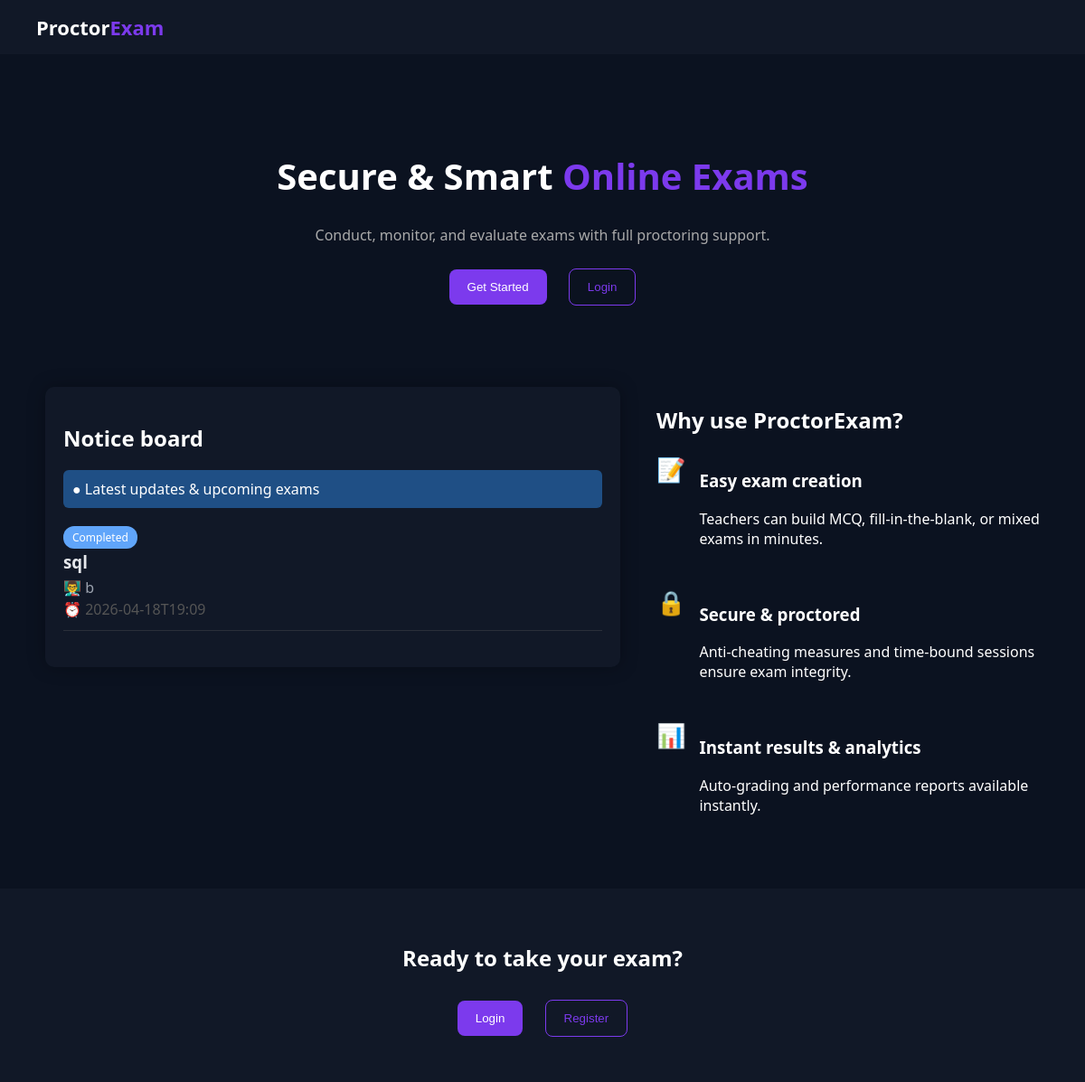
Before: / with the older database file.
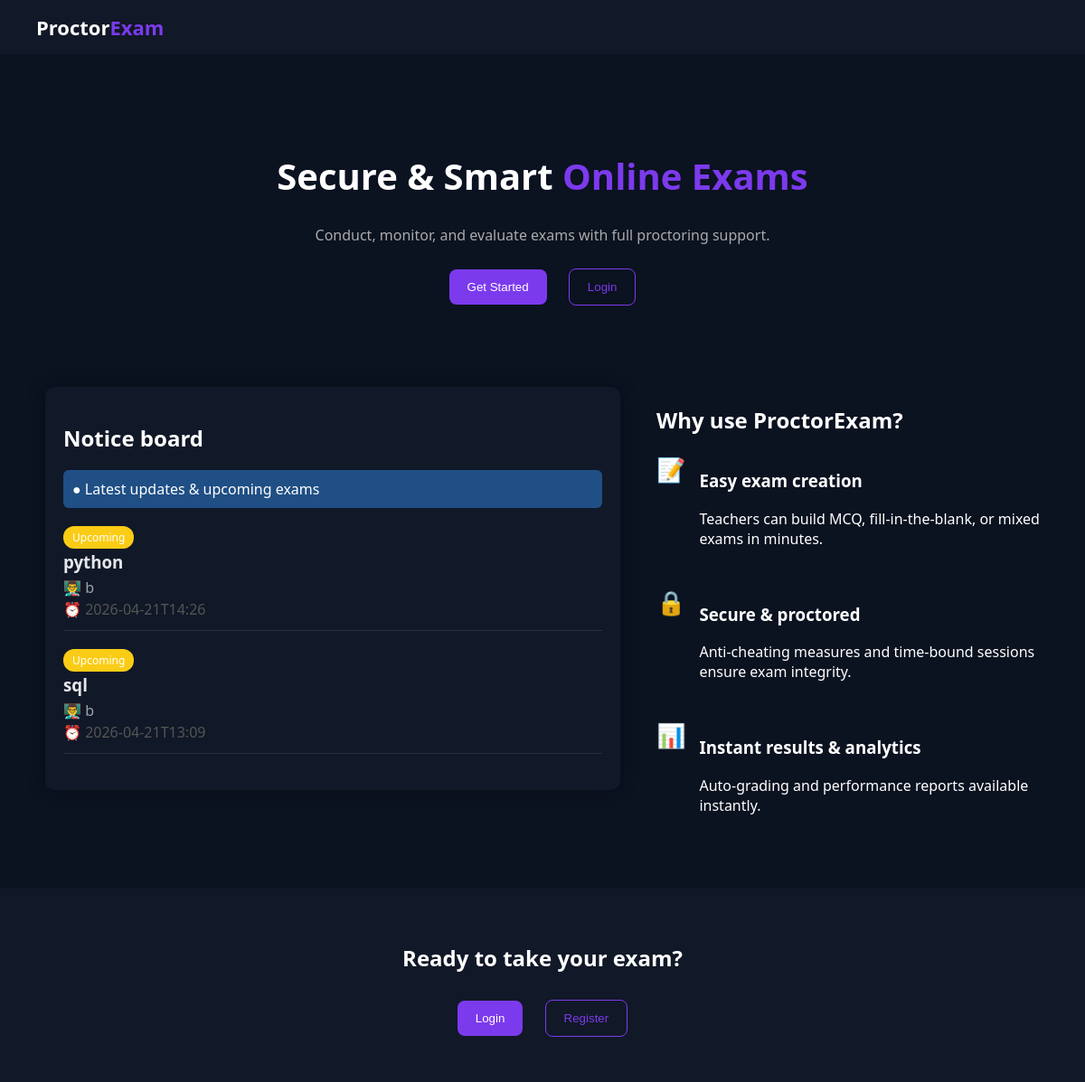
After: the same page with the newer database file.
### tables this page shows
CREATE TABLE exams (
    id INTEGER PRIMARY KEY AUTOINCREMENT,
    exam_name TEXT,
    subject TEXT,
    description TEXT,
    start_time TEXT,
    duration INTEGER,
    examiner_id INTEGER,
    random_password TEXT,
    results_published INTEGER DEFAULT 0
);

### app.py (the view)
@app.route('/')
def index():
    conn = get_db()
    exams = conn.execute("""
        SELECT e.id, e.exam_name, e.start_time, e.duration,
               u.username as teacher_name
        FROM exams e
        JOIN users u ON e.examiner_id = u.id
        ORDER BY e.start_time DESC
        LIMIT 5
    """).fetchall()
    from datetime import datetime, timedelta
    exam_list = []
    for exam in exams:
        start = datetime.strptime(exam['start_time'], "%Y-%m-%dT%H:%M")
        end = start + timedelta(minutes=exam['duration'])
        now = datetime.now()
        if start <= now <= end:
            status = "Live"
        elif start > now:
            status = "Upcoming"
        else:
            status = "Result"
        exam_list.append({
            "name": exam["exam_name"],
            "teacher": exam["teacher_name"],
            "start": exam["start_time"],
            "status": status
        })
    conn.close()
    return render_template('home.html', exams=exam_list)

### app.py (called while the page is built)
def get_db():
    conn = sqlite3.connect(DB_PATH, timeout=20)
    conn.row_factory = sqlite3.Row
    return conn

### templates/home.html (shortened to what this page needs)
<!DOCTYPE html>
<html lang="en">
<head>
</head>
<body>
<div class="navbar">
    <div class="logo">Proctor<span>Exam</span></div>
</div>
<div class="hero">
    <h1>Secure & Smart <span>Online Exams</span></h1>
    <p>Conduct, monitor, and evaluate exams with full proctoring support.</p>
    <a href="/register"><button class="btn btn-primary">Get Started</button></a>
    <a href="/login"><button class="btn btn-outline">Login</button></a>
</div>
<div class="main-content">
    <div class="left-section">
        <div class="notice-board">
            <h2>Notice board</h2>
            <div class="notice-header">
                ● Latest updates & upcoming exams
            </div>
            {% if exams and exams|length > 0 %}
                {% for exam in exams %}
                <div class="notice-item">
                    {% if exam.status == "Live" %}
                        <span class="badge live">Live</span>
                    {% elif exam.status == "Upcoming" %}
                        <span class="badge upcoming">Upcoming</span>
                    {% else %}
                        <span class="badge result">Completed</span>
                    {% endif %}
                    <h3>{{ exam.name }}</h3>
                    <p>
                        👨‍🏫 {{ exam.teacher }}
                    </p>
                    <p style="color:#555;">
                        ⏰ {{ exam.start }}
                    </p>
                </div>
                {% endfor %}
            {% else %}
                <p>No updates available</p>
            {% endif %}
        </div>
    </div>
    <div class="right-section">
        <h2>Why use ProctorExam?</h2>
        <div class="feature">
            <div class="icon">📝</div>
            <div>
                <h3>Easy exam creation</h3>
                <p>Teachers can build MCQ, fill-in-the-blank, or mixed exams in minutes.</p>
            </div>
        </div>
        <div class="feature">
            <div class="icon">🔒</div>
            <div>
                <h3>Secure & proctored</h3>
                <p>Anti-cheating measures and time-bound sessions ensure exam integrity.</p>
            </div>
        </div>
        <div class="feature">
            <div class="icon">📊</div>
            <div>
                <h3>Instant results & analytics</h3>
                <p>Auto-grading and performance reports available instantly.</p>
            </div>
        </div>
    </div>
</div>
<div class="footer">
    <h2>Ready to take your exam?</h2>
    <a href="/login"><button class="btn btn-primary">Login</button></a>
    <a href="/register"><button class="btn btn-outline">Register</button></a>
</div>
</body>
</html>

### templates/home.html (style rules this page uses)
body { margin: 0; font-family: 'Segoe UI', sans-serif; background: #0b1220; color: #fff; }
.navbar { display: flex; justify-content: space-between; padding: 15px 40px; background: #111827; }
.logo { font-size: 22px; font-weight: bold; }
.logo span { color: #7c3aed; }
.hero { text-align: center; padding: 80px 20px 40px; }
.hero h1 { font-size: 40px; }
.hero span { color: #7c3aed; }
.hero p { color: #aaa; }
.btn { padding: 12px 20px; margin: 10px; border-radius: 8px; cursor: pointer; }
.btn-primary { background: #7c3aed; color: white; border: none; }
.btn-outline { border: 1px solid #7c3aed; color: #7c3aed; background: transparent; }
.main-content { display: flex; gap: 40px; max-width: 1100px; margin: 40px auto; align-items: flex-start; }
.left-section { flex: 1.5; }
.right-section { flex: 1; }
.notice-board { background: #111827; color: #fff; border-radius: 10px; padding: 20px; box-shadow: 0 0 20px rgba(0,0,0,0.3); }
.notice-header { background: #1f4f85; color: #fff; padding: 10px; border-radius: 6px; margin-bottom: 20px; }
.notice-item { margin-bottom: 20px; padding-bottom: 10px; border-bottom: 1px solid #2a2f3a; }
.notice-item h3 { margin: 5px 0; color: #e5e7eb; }
.notice-item p { margin: 2px 0; color: #9ca3af; }
.badge { padding: 4px 10px; border-radius: 12px; font-size: 12px; }
.upcoming { background: #facc15; }
.right-section h2 { margin-bottom: 20px; }
.feature { display: flex; gap: 15px; margin-bottom: 25px; }
.icon { font-size: 26px; }
.footer { text-align: center; padding: 40px; background: #111827; }

Changed rows visible on the page:
added exams: shows "Upcoming", name "python", teacher "b", start "2026-04-21T14:26"
changed exams "sql": start "2026-04-18T19:09" → "2026-04-21T13:09"; text "Completed" → "Upcoming"
